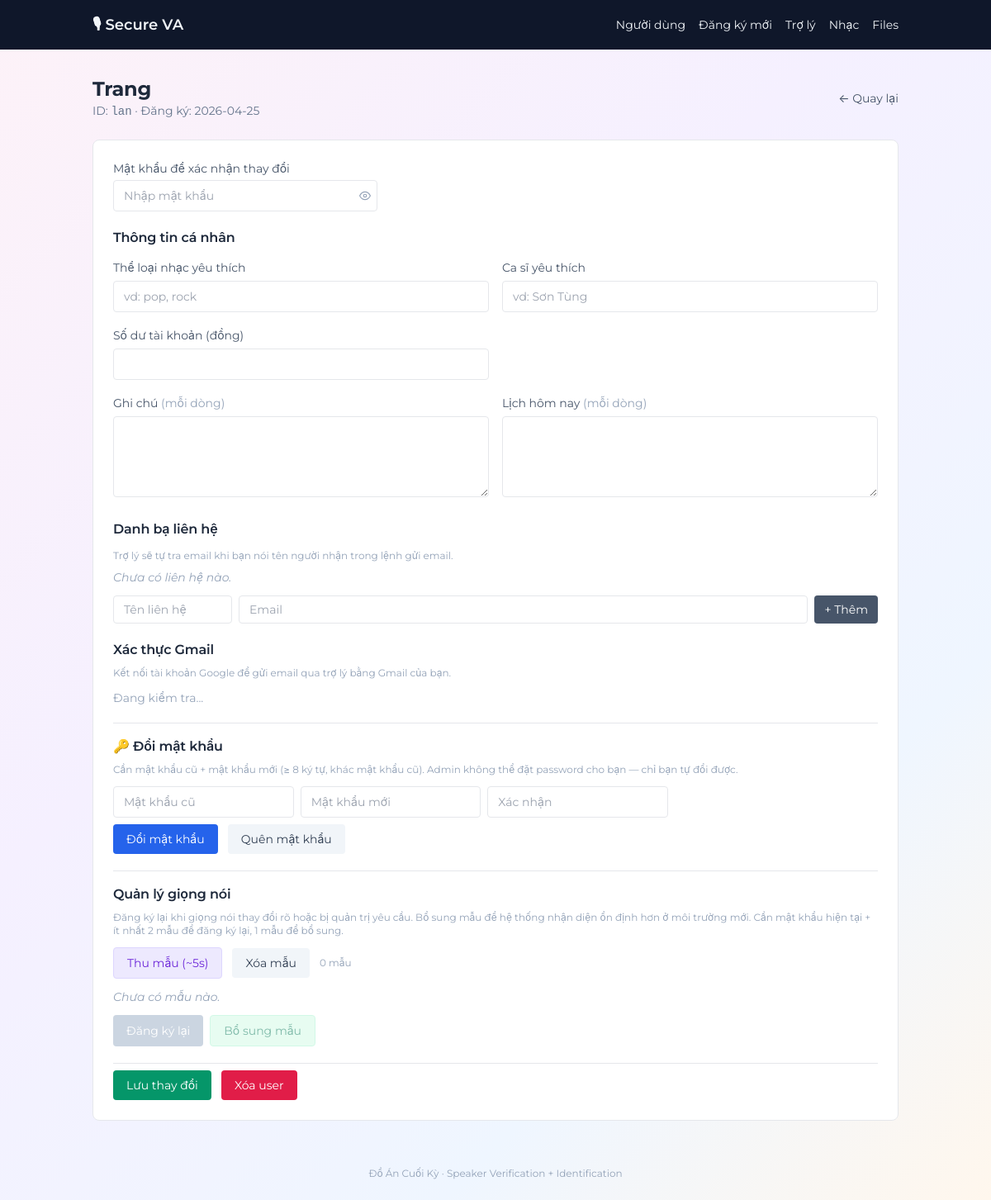
/users/lan, run on an earlier commit of the app's database.
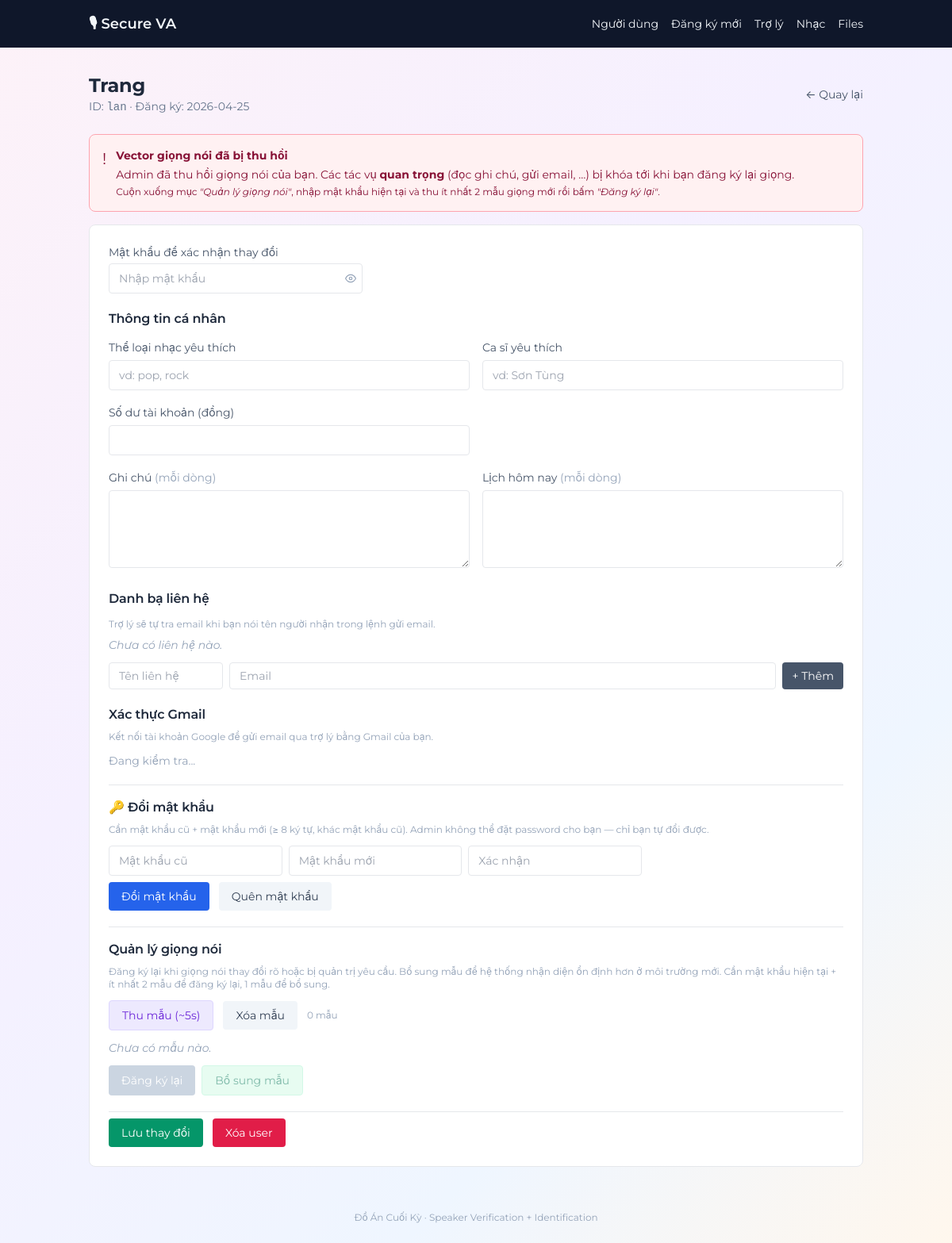
And on a later commit of the database.
### tables this page shows
CREATE TABLE users (
                    user_id TEXT PRIMARY KEY,
                    name TEXT NOT NULL,
                    created_at TEXT NOT NULL,
                    preferences TEXT DEFAULT '{}'
                , password_hash TEXT DEFAULT '', revoke_pending INTEGER NOT NULL DEFAULT 0);

### web/app.py (the view)
    @app.route("/users/<user_id>")
    def user_detail(user_id):
        user = app.config["db"].get_user(user_id)
        if not user:
            flash(f"Không tìm thấy user '{user_id}'", "error")
            return redirect(url_for("home"))
        if _get_authed_uid("any") != user_id:
            user = dict(user)
            user["preferences"] = {}
            user["_locked"] = True
        return render_template("user_detail.html", user=user)

### core/database.py (called while the page is built)
    def _conn(self):
        return sqlite3.connect(str(self.db_path))

    def get_user(self, user_id: str) -> Optional[dict]:
        with self._conn() as c:
            row = c.execute(
                "SELECT name, created_at, preferences, revoke_pending "
                "FROM users WHERE user_id=?",
                (user_id,)
            ).fetchone()
        if not row:
            return None
        return {
            "user_id": user_id,
            "name": row[0],
            "created_at": row[1],
            "preferences": json.loads(row[2]),
            "revoke_pending": bool(row[3]) if row[3] is not None else False,
        }

### web/app.py (called while the page is built, shortened)
def _get_authed_uid(level: str = "any") -> str | None:
    uid = session.get("file_uid")
    if not uid:
        return None

### web/templates/user_detail.html (shortened to what this page needs)
{% extends "base.html" %}
{% block content %}
<div class="flex items-center justify-between mb-6">
  <div>
    <h1 class="text-2xl font-bold">{{ user.name }}</h1>
    <p class="text-sm text-slate-500">
      ID: <code>{{ user.user_id }}</code> &middot; Đăng ký: {{ user.created_at[:10] }}
    </p>
  </div>
  <a href="{{ url_for('home') }}" class="text-sm text-slate-600 hover:underline">← Quay lại</a>
</div>
{% if user.revoke_pending %}
<div class="mb-4 p-4 rounded-lg border border-rose-300 bg-rose-50 text-rose-900 text-sm flex items-start gap-3">
  <div class="text-xl">!</div>
  <div class="flex-1">
    <strong class="block mb-1">Vector giọng nói đã bị thu hồi</strong>
    <p class="mb-1">
      Admin đã thu hồi giọng nói của bạn. Các tác vụ <strong>quan trọng</strong> (đọc ghi chú, gửi email, …) bị khóa tới khi bạn đăng ký lại giọng.
    </p>
    <p class="text-xs">Cuộn xuống mục <em>"Quản lý giọng nói"</em>, nhập mật khẩu hiện tại và thu ít nhất 2 mẫu giọng mới rồi bấm <em>"Đăng ký lại"</em>.</p>
  </div>
</div>
{% endif %}
<div class="bg-white border rounded-lg p-6 space-y-5">
  <div>
    <label class="block text-sm text-slate-600 mb-1">Mật khẩu để xác nhận thay đổi</label>
    <div class="flex gap-2 max-w-xs">
      <div class="relative flex-1">
        <input id="pw-input" type="password" placeholder="Nhập mật khẩu"
               class="w-full border rounded px-3 py-2 pr-9 text-sm"/>
        <button type="button" id="pw-eye"
                class="absolute right-2 top-1/2 -translate-y-1/2 text-slate-400 hover:text-slate-600 text-sm">
          <svg xmlns="http://www.w3.org/2000/svg" width="14" height="14" viewBox="0 0 24 24" fill="none" stroke="currentColor" stroke-width="2" stroke-linecap="round" stroke-linejoin="round"><path d="M1 12s4-8 11-8 11 8 11 8-4 8-11 8-11-8-11-8z"/><circle cx="12" cy="12" r="3"/></svg>
        </button>
      </div>
    </div>
  </div>
  <div>
    <h2 class="font-semibold mb-3">Thông tin cá nhân</h2>
    <div class="grid grid-cols-1 md:grid-cols-2 gap-4">
      <label class="block">
        <span class="text-sm text-slate-600">Thể loại nhạc yêu thích</span>
        <input id="pref_genre" type="text" class="w-full border rounded px-3 py-2 mt-1 text-sm"
               value="{{ user.preferences.get('favorite_genre', '') }}"
               placeholder="vd: pop, rock"/>
      </label>
      <label class="block">
        <span class="text-sm text-slate-600">Ca sĩ yêu thích</span>
        <input id="pref_artist" type="text" class="w-full border rounded px-3 py-2 mt-1 text-sm"
               value="{{ user.preferences.get('favorite_artist', '') }}"
               placeholder="vd: Sơn Tùng"/>
      </label>
      <label class="block">
        <span class="text-sm text-slate-600">Số dư tài khoản (đồng)</span>
        <input id="pref_balance" type="number" class="w-full border rounded px-3 py-2 mt-1 text-sm"
               value="{{ user.preferences.get('balance', '') }}"/>
      </label>
    </div>
    <div class="grid grid-cols-1 md:grid-cols-2 gap-4 mt-4">
      <label class="block">
        <span class="text-sm text-slate-600">Ghi chú <span class="text-slate-400">(mỗi dòng)</span></span>
        <textarea id="pref_notes" rows="4" class="w-full mt-1 border rounded px-3 py-2 text-sm">{{ '\n'.join(user.preferences.get('notes', [])) if user.preferences.get('notes') else '' }}</textarea>
      </label>
      <label class="block">
        <span class="text-sm text-slate-600">Lịch hôm nay <span class="text-slate-400">(mỗi dòng)</span></span>
        <textarea id="pref_schedule" rows="4" class="w-full mt-1 border rounded px-3 py-2 text-sm">{{ '\n'.join(user.preferences.get('schedule', [])) if user.preferences.get('schedule') else '' }}</textarea>
      </label>
    </div>
  </div>
  <div>
    <h2 class="font-semibold mb-3">Danh bạ liên hệ</h2>
    <p class="text-xs text-slate-400 mb-2">
      Trợ lý sẽ tự tra email khi bạn nói tên người nhận trong lệnh gửi email.
    </p>
    <div id="contacts-list" class="space-y-1.5 mb-3"></div>
    <div class="flex gap-2 flex-wrap">
      <input id="contact-name" type="text" placeholder="Tên liên hệ"
             class="border rounded px-3 py-1.5 text-sm w-36"/>
      <input id="contact-email" type="email" placeholder="Email"
             class="border rounded px-3 py-1.5 text-sm flex-1 min-w-0"/>
      <button id="add-contact-btn"
              class="px-3 py-1.5 bg-slate-600 text-white rounded text-sm hover:bg-slate-700 whitespace-nowrap">
        + Thêm
      </button>
    </div>
  </div>
  <div>
    <h2 class="font-semibold mb-2">Xác thực Gmail</h2>
    <p class="text-xs text-slate-400 mb-3">
      Kết nối tài khoản Google để gửi email qua trợ lý bằng Gmail của bạn.
    </p>
    <div class="flex items-center gap-3 flex-wrap">
      <span id="oauth-status-text" class="text-sm text-slate-400">Đang kiểm tra...</span>
    </div>
  </div>
  <div class="pt-4 border-t">
    <h2 class="font-semibold mb-2">🔑 Đổi mật khẩu</h2>
    <p class="text-xs text-slate-400 mb-3">
      Cần mật khẩu cũ + mật khẩu mới (≥ 8 ký tự, khác mật khẩu cũ).
      Admin không thể đặt password cho bạn — chỉ bạn tự đổi được.
    </p>
    <div class="grid grid-cols-1 md:grid-cols-3 gap-2 max-w-2xl">
      <input id="chg-old-pw" type="password" placeholder="Mật khẩu cũ"
             class="border rounded px-3 py-2 text-sm"/>
      <input id="chg-new-pw" type="password" placeholder="Mật khẩu mới"
             class="border rounded px-3 py-2 text-sm"/>
      <input id="chg-new-pw2" type="password" placeholder="Xác nhận"
             class="border rounded px-3 py-2 text-sm"/>
    </div>
    <button id="chg-pw-btn"
            class="mt-2 px-4 py-2 bg-blue-600 text-white rounded hover:bg-blue-700 text-sm">
      Đổi mật khẩu
    </button>
    <button id="forgot-pw-btn"
            class="mt-2 ml-2 px-4 py-2 bg-slate-100 text-slate-700 rounded hover:bg-slate-200 text-sm">
      Quên mật khẩu
    </button>
  </div>
  <div class="pt-4 border-t">
    <h2 class="font-semibold mb-2">Quản lý giọng nói</h2>
    <p class="text-xs text-slate-400 mb-3">
      Đăng ký lại khi giọng nói thay đổi rõ hoặc bị quản trị yêu cầu.
      Bổ sung mẫu để hệ thống nhận diện ổn định hơn ở môi trường mới.
      Cần mật khẩu hiện tại + ít nhất 2 mẫu để đăng ký lại, 1 mẫu để bổ sung.
    </p>
    <div class="flex items-center gap-3 flex-wrap mb-3">
      <button id="voice-rec-btn" type="button"
              class="px-4 py-2 bg-violet-100 text-violet-700 border border-violet-200 rounded text-sm hover:bg-violet-200">
        Thu mẫu (~5s)
      </button>
      <button id="voice-clear-btn" type="button"
              class="px-4 py-2 bg-slate-100 text-slate-700 rounded text-sm hover:bg-slate-200">
        Xóa mẫu
      </button>
      <span id="voice-count" class="text-xs text-slate-400">0 mẫu</span>
    </div>
    <div id="voice-samples-list" class="space-y-1.5 mb-3"></div>
    <div class="flex gap-2 flex-wrap">
      <button id="voice-reenroll-btn"
              class="px-4 py-2 bg-blue-600 text-white rounded text-sm hover:bg-blue-700 disabled:bg-slate-300 disabled:cursor-not-allowed"
              disabled>
        Đăng ký lại
      </button>
      <button id="voice-add-btn"
              class="px-4 py-2 bg-emerald-100 text-emerald-700 border border-emerald-200 rounded text-sm hover:bg-emerald-200 disabled:opacity-50 disabled:cursor-not-allowed"
              disabled>
        Bổ sung mẫu
      </button>
    </div>
  </div>
  <div class="flex gap-3 items-center pt-2 border-t">
    <button id="save-btn"
            class="px-4 py-2 bg-emerald-600 text-white rounded hover:bg-emerald-700 text-sm">
      Lưu thay đổi
    </button>
    <button id="delete-btn"
            class="px-4 py-2 bg-rose-600 text-white rounded hover:bg-rose-700 text-sm">
      Xóa user
    </button>
  </div>
</div>
{% endblock %}

### web/templates/base.html (shortened to what this page needs)
<!doctype html>
<html lang="vi">
<head>
  <script src="https://cdn.tailwindcss.com"></script>
  <link href="https://fonts.cdnfonts.com/css/monument-extended" rel="stylesheet">
  <link rel="stylesheet" href="{{ url_for('static', filename='style.css') }}">
</head>
<body class="bg-slate-50 text-slate-800 min-h-screen">
  {% block nav %}
  <nav class="bg-slate-900 text-slate-100">
    <div class="max-w-5xl mx-auto px-6 py-4 flex items-center justify-between">
      <a href="{{ url_for('home') }}" class="text-lg font-semibold">🎙 Secure VA</a>
      <div class="flex gap-4 text-sm">
        <a href="{{ url_for('home') }}" class="hover:text-emerald-300">Người dùng</a>
        <a href="{{ url_for('enroll_page') }}" class="hover:text-emerald-300">Đăng ký mới</a>
        <a href="{{ url_for('assistant_page') }}" class="hover:text-emerald-300">Trợ lý</a>
        <a href="{{ url_for('music_page') }}" class="hover:text-emerald-300">Nhạc</a>
        <a href="{{ url_for('files_page') }}" class="hover:text-emerald-300">Files</a>
      </div>
    </div>
  </nav>
  {% endblock %}
  {% block fullcontent %}
  <main class="max-w-5xl mx-auto px-6 py-8">
    {% block content %}{% endblock %}
  </main>
  {% endblock %}
  <footer class="text-center text-xs text-slate-400 py-6">
    Đồ Án Cuối Kỳ &middot; Speaker Verification + Identification
  </footer>
</body>
</html>

### web/static/style.css (style rules this page uses)
:root { --c-violet: #7c3aed; --c-pink: #ec4899; --c-orange: #f97316; --grad-btn: linear-gradient(135deg, #c44dff, #7c3aed); --grad-bg: linear-gradient(135deg, #fdf2f8 0%, #f5f0ff 40%, #eff6ff 75%, #fff7ed 100%); --glass: rgba(255, 255, 255, 0.65); --glass-b: rgba(255, 255, 255, 0.4); --shadow-s: 0 4px 16px rgba(0,0,0,0.06); --shadow-m: 0 8px 32px rgba(0,0,0,0.09); --shadow-l: 0 20px 60px rgba(0,0,0,0.12); --r-card: 1.25rem; --r-btn: 999px; --txt: #16102a; --txt-2: #6b7280; --font-head: 'Monument Extended', 'Montserrat', sans-serif; --font-section: 'Alfa Slab One', cursive; --font-body: 'Montserrat', -apple-system, BlinkMacSystemFont, 'Segoe UI', sans-serif; }
*, *::before, *::after { box-sizing: border-box; }
html { scroll-behavior: smooth; }
body { margin: 0; font-family: var(--font-body); background: var(--grad-bg); background-attachment: fixed; color: var(--txt); min-height: 100vh; -webkit-font-smoothing: antialiased; -moz-osx-font-smoothing: grayscale; }
h1, h2, h3, h4, h5, h6 { font-family: var(--font-body); font-weight: 700; letter-spacing: -.01em; }
button, input, select, textarea { font-family: var(--font-body); }
button:disabled { cursor: not-allowed; }

What changed in the data, as far as the page shows it:
changed users "Trang": revoke_pending 0 → 1 (drawn)
Also different on the page:
text now shown: "! Vector giọng nói đã bị thu hồi Admin đã thu hồi giọng nói của bạn. Các tác vụ quan trọng (đọc ghi chú, gửi email, …) bị khóa tới khi bạn đăng ký lại giọng. Cuộn xuống mục \"Quản lý giọng nói\" , nhập mật khẩu hiện tại và thu ít nhất 2 mẫu giọng mới rồi bấm \"Đăng ký lại\" ."
